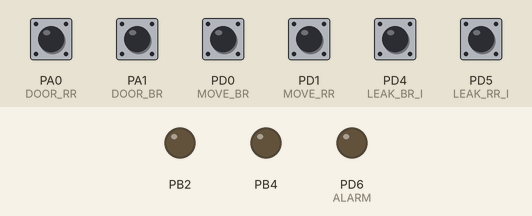
The program below on a simulated ATtiny2313, built with avr-gcc and emulated at 8 MHz. On the bench: output pins drawn as LEDs (lit = HIGH). Inputs (shaded band) come from the test bench; at power-on: PA0 (DOOR_RR), PA1 (DOOR_BR), PD0 (MOVE_BR), PD1 (MOVE_RR), PD4 (LEAK_BR_I), PD5 (LEAK_RR_I) HIGH.

Above: at 1.2 s.
1.3 s: PD4 (LEAK_BR_I) pulled LOW for 0.15 s
At 1.77 s:
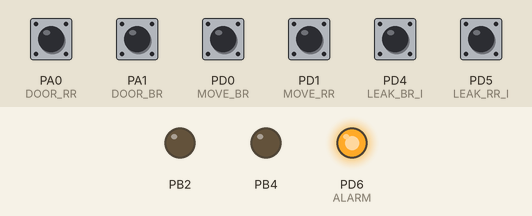
4.3 s: PD5 (LEAK_RR_I) pulled LOW for 0.15 s
Timing chart, 0 to 7.3 s (numbered marks = the images above; inputs shaded):
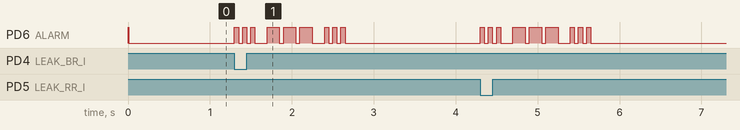

The program:

main.cpp
```cpp
/*
 * BathRestroom.c
 *
 * Created: 04.03.2014 18:47:44
 *  Author: Dmitry
 */

#include <stdint.h>
#include <stdbool.h>
#include <avr/io.h>
#include <avr/interrupt.h>
#include <avr/wdt.h>
#include <util/delay.h>

extern "C"
{
	#include "timers/timers.h"
}
#include "io_defs.h"
#include "IOManager.h"
#include "room.h"
#include "fan.h"
#include "alarm.h"

static void init_io()
{
	SET_PORTA();
	SET_PORTB();
	SET_PORTD();
}

static void reset_ds2408()
{
	STROBE_O &= ~(1 << STROBE);
	STROBE_D |= (1 << STROBE);
	_delay_us(10);
	STROBE_D &= ~(1 << STROBE);
	STROBE_O |= (1 << STROBE);
}

int main(void)
{
	wdt_enable(WDTO_1S);
	init_io();
	reset_ds2408();
	settings_read_all();
	init_systime();
	alarm.beep(1, 1000, 0);

	sei();

    while(1)
    {
		wdt_reset();
		iomanager.run();
		bathroom.run();
		restroom.run();
		fan.run();
		alarm.run();
    }
}
```

IOManager.h
```cpp
/*
* IOManager.h
*
* Created: 14.01.2014 20:45:00
*  Author: Dmitry
*/


#ifndef IOMANAGER_H_
#define IOMANAGER_H_

#include <stdbool.h>
#include <avr/io.h>
#include <avr/interrupt.h>

#include "pt_ext.h"
#include "settings.h"
#include "room.h"
#include "fan.h"
#include "alarm.h"

class IOManager
{
	struct pt pt;
	struct pt pt1w;
	uint8_t addr;

	bool read_1w_byte(uint8_t *value);
	void read_sensors();
	void set_control();
	void out_port();

	public:

	IOManager();

	PT_THREAD(run());
	PT_THREAD(run1w());

	void process_external_io();
};

IOManager::IOManager()
{
	addr = 0;
	PT_INIT(&pt);
	PT_INIT(&pt1w);
	MCUCR |= (1 << ISC11) | (0 << ISC10); // falling edge on int1 (pd3) will trigger
}

PT_THREAD(IOManager::run())
{
	PT_BEGIN(&pt);

	EIFR |= (1 << INTF1); // reset in1 flag, if any

	while(1)
	{
		PT_SCHEDULE(run1w());
		set_control();
		read_sensors();
		out_port();
		PT_YIELD(&pt);
	}

	PT_ENDLESS(&pt);
}

/*
write: if bit 0 is 1 and address is 0 then set address else write at current address and reset address to 0
*/
PT_THREAD(IOManager::run1w())
{
	uint8_t b;

	PT_BEGIN(&pt1w);

	while(1)
	{
		PT_WAIT_UNTIL(&pt1w, read_1w_byte(&b));
		if (addr == 0 && (b & 0x01))
		{
			addr = (b >> 2) & 0x3f;
		}
		else
		{
			settings_set(addr, b);
			addr = 0;
		}
	}

	PT_ENDLESS(&pt1w);
}

bool IOManager::read_1w_byte(uint8_t *value)
{
	if (EIFR & (1 << INTF1))
	{
		EIFR |= (1 << INTF1);
		IO_D = 0; // all inputs
		IO_O = 0x0ff; // all with pull-ups
		_delay_us(10);
		*value = IO_I;
		return true;
	}
	return false;
}

void IOManager::read_sensors()
{
	bathroom.set_dooropen(CHECKBIT(DOORS_I, DOOR_BR));
	restroom.set_dooropen(CHECKBIT(DOORS_I, DOOR_RR));
	bathroom.set_movement(CHECKBIT(MOVE_I, MOVE_BR));
	restroom.set_movement(CHECKBIT(MOVE_I, MOVE_RR));
}

void IOManager::set_control()
{
	uint8_t b = settings.control;

	if (CHECKBIT(b, LIGHT_OVER_BR))
	{
		if (bathroom.get_light()) CLEARBIT(b, LIGHT_BR); else SETBIT(b, LIGHT_BR);
	}

	if (CHECKBIT(b, LIGHT_OVER_RR))
	{
		if (restroom.get_light()) CLEARBIT(b, LIGHT_RR); else SETBIT(b, LIGHT_RR);
	}

	if (CHECKBIT(b, FAN_OVER))
	{
		if (fan.get_active()) CLEARBIT(b, FAN); else SETBIT(b, FAN);
	}

	COPYBIT(LEAK_I, LEAK_BR_I, b, LEAK_BR_O);
	COPYBIT(LEAK_I, LEAK_RR_I, b, LEAK_RR_O);

	if (settings.options.leak_alarm_enabled && (!CHECKBIT(LEAK_I, LEAK_BR_I) || !CHECKBIT(LEAK_I, LEAK_RR_I)))
	{
		alarm.morse_sos(1);
	}

	settings.control = b;
}

void IOManager::out_port()
{
	uint8_t b = settings_get(addr);
	OUT_SAFE(b);
}

IOManager iomanager = IOManager();

#endif /* IOMANAGER_H_ */
```

alarm.h
```cpp
/*
 * Alarm.h
 *
 * Created: 04.03.2014 19:53:02
 *  Author: Dmitry
 */


#ifndef ALARM_H_
#define ALARM_H_

#define DOT_TIME 50
#define DASH_TIME (3 * DOT_TIME)

#include <stdbool.h>
#include "pt_ext.h"
extern "C"
{
	#include "timers/timers.h"
}

typedef enum {none, do_beep, do_sos} alarm_cmd;
typedef struct {
	alarm_cmd cmd;
	uint8_t times; // 0 = until other cmd
	systime_t period;
	systime_t length;
} alarm_task;

class Alarm
{
	struct pt pt;
	stopwatch sw;
	char i, j;
	alarm_task task;

	public:

	Alarm()
	{
		PT_INIT(&pt);
	}

	void beep(uint8_t times, systime_t length, systime_t period)
	{
		task.cmd = do_beep;
		task.times = times;
		task.length = length;
		task.period = period;
	}

	void morse_sos(uint8_t times)
	{
		task.cmd = do_sos;
		task.times = times;
	}

	void off()
	{
		task.cmd = none;
	}

	PT_THREAD(run())
	{
		PT_BEGIN(&pt);

		while(1)
		{
			PT_YIELD_UNTIL(&pt, task.cmd != none);

			if (!settings.options.sound_enabled) task.cmd = none;

			if (task.cmd == do_beep)
			{
				SETBIT(ALARM_O, ALARM);
				stopwatch_start(&sw);
				PT_WAIT_UNTIL(&pt, stopwatch_elapsed(&sw, task.length));
				CLEARBIT(ALARM_O, ALARM);
				PT_WAIT_UNTIL(&pt, stopwatch_elapsed(&sw, task.period));
			}

			if (task.cmd == do_sos)
			{
				for (i = 0; i < 3; i++)
				{
					for (j = 0; j < 3; j++)
					{
						stopwatch_start(&sw);
						SETBIT(ALARM_O, ALARM);
						PT_WAIT_UNTIL(&pt, stopwatch_elapsed(&sw, i == 1 ? DASH_TIME : DOT_TIME));
						stopwatch_start(&sw);
						CLEARBIT(ALARM_O, ALARM);
						PT_WAIT_UNTIL(&pt, stopwatch_elapsed(&sw, DOT_TIME * 1)); // inside char
					}
					PT_WAIT_UNTIL(&pt, stopwatch_elapsed(&sw, DOT_TIME * 3)); // inter char
				}
				PT_WAIT_UNTIL(&pt, stopwatch_elapsed(&sw, DOT_TIME * 7)); // inter word
			}

			if (task.times == 1) task.cmd = none;
			if (task.times > 0) task.times--;
		}

		PT_ENDLESS(&pt);
	}
};

Alarm alarm = Alarm();

#endif /* ALARM_H_ */
```

fan.h
```cpp
/*
 * fan.h
 *
 * Created: 16.03.2014 17:50:22
 *  Author: Dmitry
 */


#ifndef FAN_H_
#define FAN_H_

#include <stdint.h>
#include "pt_ext.h"
#include "settings.h"
extern "C"
{
	#include "timers/timers.h"
}

class Fan
{
	private:

	struct pt pt;
	timer tmr;
	bool active;

	bool restroom_occupied() { return restroom.get_light() && !restroom.get_dooropen(); }
	public:

	Fan();
	PT_THREAD(run());

	bool get_active() { return active; };
};


Fan::Fan()
{
	PT_INIT(&pt);
}

/*
on presence detected, start timer min_resence
when timer expired
  start fan and when presence ended, continue fan for timeout
*/

PT_THREAD(Fan::run())
{
	PT_BEGIN(&pt);

	bool t;

	while(1)
	{
		PT_WAIT_UNTIL(&pt, restroom_occupied());
		timer_s_set(&tmr, settings.fan.min_presence.get_seconds());
		PT_WAIT_UNTIL(&pt, (t = timer_s_expired(&tmr), (t || !restroom_occupied())));
		if (t)
		{
			active = true;
			PT_WAIT_UNTIL(&pt, !restroom_occupied());
			timer_s_set(&tmr, settings.fan.duration.get_seconds());
			PT_WAIT_UNTIL(&pt, timer_s_expired(&tmr));
			active = false;
		}
	}

	PT_ENDLESS(pt);
}

Fan fan = Fan();

#endif /* FAN_H_ */
```

io_defs.h
```cpp
/*
 * io_defs.h
 *
 * Created: 04.03.2014 19:55:28
 *  Author: Dmitry
 */


#ifndef IO_DEFS_H_
#define IO_DEFS_H_

#include <avr/io.h>

#define SETBIT(ADDRESS,BIT) (ADDRESS |= (1<<BIT))
#define CLEARBIT(ADDRESS,BIT) (ADDRESS &= ~(1<<BIT))
#define FLIPBIT(ADDRESS,BIT) (ADDRESS ^= (1<<BIT))
#define CHECKBIT(ADDRESS,BIT) (ADDRESS & (1<<BIT))
#define COPYBIT(RADDRESS,RBIT,WADDRESS,WBIT) (CHECKBIT(RADDRESS,RBIT) ? SETBIT(WADDRESS,WBIT) : CLEARBIT(WADDRESS,WBIT))

// IO
#define IO_D DDRB
#define IO_I PINB
#define IO_O PORTB
#define LEAK_BR_O 0
#define LEAK_RR_O 1
#define LIGHT_BR 2
#define LIGHT_OVER_BR 3
#define LIGHT_RR 4
#define LIGHT_OVER_RR 5
#define FAN 6
#define FAN_OVER 7

// DOORS
#define DOORS_D DDRA
#define DOORS_I PINA
#define DOOR_BR 1
#define DOOR_RR 0

// MOVE
#define MOVE_D DDRD
#define MOVE_I PIND
#define MOVE_BR 0
#define MOVE_RR 1

// LEAK
#define LEAK_D DDRD
#define LEAK_I PIND
#define LEAK_BR_I 4
#define LEAK_RR_I 5

// ALARM
#define ALARM_D DDRD
#define ALARM_O PORTD
#define ALARM 6

// STROBE
#define STROBE_D DDRD
#define STROBE_O PORTD
#define STROBE 3

#define SET_PORTA() do { DDRA = 0; PORTA = 0xFF; } while (0) // all inputs with pull-ups
#define SET_PORTB() do { DDRB = 0; PORTB = 0xFF; } while (0) // all inputs with pull-ups
#define SET_PORTD() do { DDRD = (1 << ALARM); PORTD = ~(1 << ALARM); } while (0)

#define OUT_SAFE(b) do { \
	IO_O &= b; \
	IO_D = ~b; \
	IO_O = b; \
} while (0)


#endif /* IO_DEFS_H_ */
```

lc-switch.h
```cpp
// (licence header left out)
/**
 * \addtogroup lc
 * @{
 */

/**
 * \file
 * Implementation of local continuations based on switch() statment
 * \author Adam Dunkels <adam@sics.se>
 *
 * This implementation of local continuations uses the C switch()
 * statement to resume execution of a function somewhere inside the
 * function's body. The implementation is based on the fact that
 * switch() statements are able to jump directly into the bodies of
 * control structures such as if() or while() statmenets.
 *
 * This implementation borrows heavily from Simon Tatham's coroutines
 * implementation in C:
 * http://www.chiark.greenend.org.uk/~sgtatham/coroutines.html
 */

#ifndef __LC_SWITCH_H__
#define __LC_SWITCH_H__

/* WARNING! lc implementation using switch() does not work if an
   LC_SET() is done within another switch() statement! */

/** \hideinitializer */
typedef unsigned short lc_t;

#define LC_INIT(s) s = 0;

#define LC_RESUME(s) switch(s) { case 0:

#define LC_SET(s) s = __LINE__; case __LINE__:

#define LC_END(s) }

#endif /* __LC_SWITCH_H__ */

/** @} */
```

lc.h
```cpp
// (licence header left out)
/**
 * \addtogroup pt
 * @{
 */

/**
 * \defgroup lc Local continuations
 * @{
 *
 * Local continuations form the basis for implementing protothreads. A
 * local continuation can be <i>set</i> in a specific function to
 * capture the state of the function. After a local continuation has
 * been set can be <i>resumed</i> in order to restore the state of the
 * function at the point where the local continuation was set.
 *
 *
 */

/**
 * \file lc.h
 * Local continuations
 * \author
 * Adam Dunkels <adam@sics.se>
 *
 */

#ifdef DOXYGEN
/**
 * Initialize a local continuation.
 *
 * This operation initializes the local continuation, thereby
 * unsetting any previously set continuation state.
 *
 * \hideinitializer
 */
#define LC_INIT(lc)

/**
 * Set a local continuation.
 *
 * The set operation saves the state of the function at the point
 * where the operation is executed. As far as the set operation is
 * concerned, the state of the function does <b>not</b> include the
 * call-stack or local (automatic) variables, but only the program
 * counter and such CPU registers that needs to be saved.
 *
 * \hideinitializer
 */
#define LC_SET(lc)

/**
 * Resume a local continuation.
 *
 * The resume operation resumes a previously set local continuation, thus
 * restoring the state in which the function was when the local
 * continuation was set. If the local continuation has not been
 * previously set, the resume operation does nothing.
 *
 * \hideinitializer
 */
#define LC_RESUME(lc)

/**
 * Mark the end of local continuation usage.
 *
 * The end operation signifies that local continuations should not be
 * used any more in the function. This operation is not needed for
 * most implementations of local continuation, but is required by a
 * few implementations.
 *
 * \hideinitializer
 */
#define LC_END(lc)

/**
 * \var typedef lc_t;
 *
 * The local continuation type.
 *
 * \hideinitializer
 */
#endif /* DOXYGEN */

#ifndef __LC_H__
#define __LC_H__


#ifdef LC_INCLUDE
#include LC_INCLUDE
#else
#include "lc-switch.h"
#endif /* LC_INCLUDE */

#endif /* __LC_H__ */

/** @} */
/** @} */
```

pt.h
```cpp
// (licence header left out)
/**
 * \addtogroup pt
 * @{
 */

/**
 * \file
 * Protothreads implementation.
 * \author
 * Adam Dunkels <adam@sics.se>
 *
 */

#ifndef __PT_H__
#define __PT_H__

#include "lc.h"

struct pt {
  lc_t lc;
};

#define PT_WAITING 0
#define PT_YIELDED 1
#define PT_EXITED  2
#define PT_ENDED   3

/**
 * \name Initialization
 * @{
 */

/**
 * Initialize a protothread.
 *
 * Initializes a protothread. Initialization must be done prior to
 * starting to execute the protothread.
 *
 * \param pt A pointer to the protothread control structure.
 *
 * \sa PT_SPAWN()
 *
 * \hideinitializer
 */
#define PT_INIT(pt)   LC_INIT((pt)->lc)

/** @} */

/**
 * \name Declaration and definition
 * @{
 */

/**
 * Declaration of a protothread.
 *
 * This macro is used to declare a protothread. All protothreads must
 * be declared with this macro.
 *
 * \param name_args The name and arguments of the C function
 * implementing the protothread.
 *
 * \hideinitializer
 */
#define PT_THREAD(name_args) char name_args

/**
 * Declare the start of a protothread inside the C function
 * implementing the protothread.
 *
 * This macro is used to declare the starting point of a
 * protothread. It should be placed at the start of the function in
 * which the protothread runs. All C statements above the PT_BEGIN()
 * invokation will be executed each time the protothread is scheduled.
 *
 * \param pt A pointer to the protothread control structure.
 *
 * \hideinitializer
 */
#define PT_BEGIN(pt) { char PT_YIELD_FLAG = 1; LC_RESUME((pt)->lc)

/**
 * Declare the end of a protothread.
 *
 * This macro is used for declaring that a protothread ends. It must
 * always be used together with a matching PT_BEGIN() macro.
 *
 * \param pt A pointer to the protothread control structure.
 *
 * \hideinitializer
 */
#define PT_END(pt) LC_END((pt)->lc); PT_YIELD_FLAG = 0; \
                   PT_INIT(pt); return PT_ENDED; }

/** @} */

/**
 * \name Blocked wait
 * @{
 */

/**
 * Block and wait until condition is true.
 *
 * This macro blocks the protothread until the specified condition is
 * true.
 *
 * \param pt A pointer to the protothread control structure.
 * \param condition The condition.
 *
 * \hideinitializer
 */
#define PT_WAIT_UNTIL(pt, condition)	        \
  do {						\
    LC_SET((pt)->lc);				\
    if(!(condition)) {				\
      return PT_WAITING;			\
    }						\
  } while(0)

/**
 * Block and wait while condition is true.
 *
 * This function blocks and waits while condition is true. See
 * PT_WAIT_UNTIL().
 *
 * \param pt A pointer to the protothread control structure.
 * \param cond The condition.
 *
 * \hideinitializer
 */
#define PT_WAIT_WHILE(pt, cond)  PT_WAIT_UNTIL((pt), !(cond))

/** @} */

/**
 * \name Hierarchical protothreads
 * @{
 */

/**
 * Block and wait until a child protothread completes.
 *
 * This macro schedules a child protothread. The current protothread
 * will block until the child protothread completes.
 *
 * \note The child protothread must be manually initialized with the
 * PT_INIT() function before this function is used.
 *
 * \param pt A pointer to the protothread control structure.
 * \param thread The child protothread with arguments
 *
 * \sa PT_SPAWN()
 *
 * \hideinitializer
 */
#define PT_WAIT_THREAD(pt, thread) PT_WAIT_WHILE((pt), PT_SCHEDULE(thread))

/**
 * Spawn a child protothread and wait until it exits.
 *
 * This macro spawns a child protothread and waits until it exits. The
 * macro can only be used within a protothread.
 *
 * \param pt A pointer to the protothread control structure.
 * \param child A pointer to the child protothread's control structure.
 * \param thread The child protothread with arguments
 *
 * \hideinitializer
 */
#define PT_SPAWN(pt, child, thread)		\
  do {						\
    PT_INIT((child));				\
    PT_WAIT_THREAD((pt), (thread));		\
  } while(0)

/** @} */

/**
 * \name Exiting and restarting
 * @{
 */

/**
 * Restart the protothread.
 *
 * This macro will block and cause the running protothread to restart
 * its execution at the place of the PT_BEGIN() call.
 *
 * \param pt A pointer to the protothread control structure.
 *
 * \hideinitializer
 */
#define PT_RESTART(pt)				\
  do {						\
    PT_INIT(pt);				\
    return PT_WAITING;			\
  } while(0)

/**
 * Exit the protothread.
 *
 * This macro causes the protothread to exit. If the protothread was
 * spawned by another protothread, the parent protothread will become
 * unblocked and can continue to run.
 *
 * \param pt A pointer to the protothread control structure.
 *
 * \hideinitializer
 */
#define PT_EXIT(pt)				\
  do {						\
    PT_INIT(pt);				\
    return PT_EXITED;			\
  } while(0)

/** @} */

/**
 * \name Calling a protothread
 * @{
 */

/**
 * Schedule a protothread.
 *
 * This function shedules a protothread. The return value of the
 * function is non-zero if the protothread is running or zero if the
 * protothread has exited.
 *
 * \param f The call to the C function implementing the protothread to
 * be scheduled
 *
 * \hideinitializer
 */
#define PT_SCHEDULE(f) ((f) < PT_EXITED)

/** @} */

/**
 * \name Yielding from a protothread
 * @{
 */

/**
 * Yield from the current protothread.
 *
 * This function will yield the protothread, thereby allowing other
 * processing to take place in the system.
 *
 * \param pt A pointer to the protothread control structure.
 *
 * \hideinitializer
 */
#define PT_YIELD(pt)				\
  do {						\
    PT_YIELD_FLAG = 0;				\
    LC_SET((pt)->lc);				\
    if(PT_YIELD_FLAG == 0) {			\
      return PT_YIELDED;			\
    }						\
  } while(0)

/**
 * \brief      Yield from the protothread until a condition occurs.
 * \param pt   A pointer to the protothread control structure.
 * \param cond The condition.
 *
 *             This function will yield the protothread, until the
 *             specified condition evaluates to true.
 *
 *
 * \hideinitializer
 */
#define PT_YIELD_UNTIL(pt, cond)		\
  do {						\
    PT_YIELD_FLAG = 0;				\
    LC_SET((pt)->lc);				\
    if((PT_YIELD_FLAG == 0) || !(cond)) {	\
      return PT_YIELDED;			\
    }						\
  } while(0)

/** @} */

#endif /* __PT_H__ */

/** @} */
```

pt_ext.h
```cpp
/*
 * pt_ext.h
 *
 * Created: 05.03.2014 0:33:02
 *  Author: Dmitry
 */

#ifndef PT_EXT_H_
#define PT_EXT_H_

#include <stddef.h>
//#define LC_INCLUDE "lc-addrlabels.h"
#include "pt/pt.h"

#define PT_ENDLESS(pt) LC_END((pt)->lc); return 0; }

#endif /* PT_EXT_H_ */
```

systimer.h
```cpp
/*
 * systimer.h
 *
 * Created: 02.03.2014 21:27:31
 *  Author: Dmitry
 */

#ifndef SYSTIMER_H_
#define SYSTIMER_H_

#include <stdint.h>

#define ENABLE_SYSTIME_S 1

typedef uint_least16_t systime_t;

void init_systime();
systime_t get_systime();

#if ENABLE_SYSTIME_S

systime_t get_systime_s();

#endif

#endif /* SYSTIMER_H_ */
```

Source omitted: room.h (2193 bytes), systimer.c (1138 bytes), timers.h (1801 bytes), settings.h (2070 bytes)
